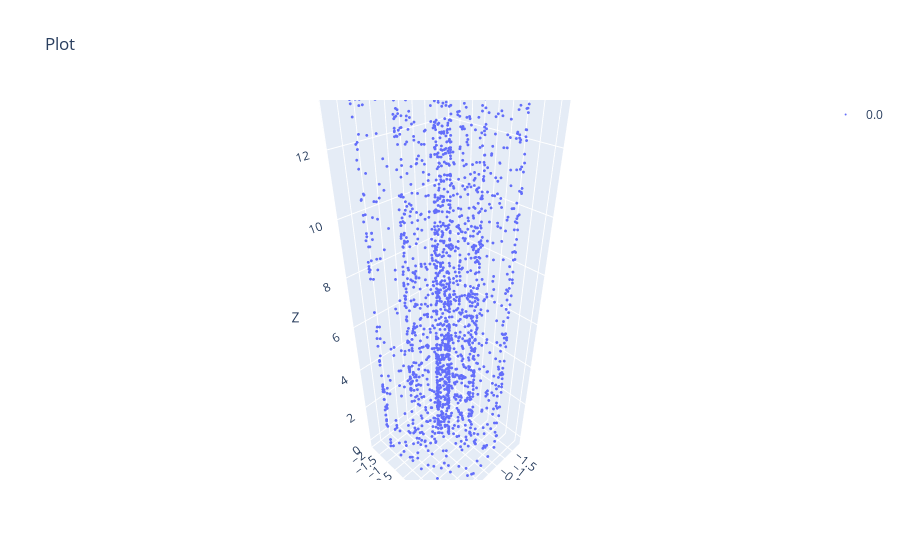

The notebook cell this image was saved under:
### Code cell
scatter(points)

### Figure 1 — Plotly figure (JSON) as saved in the notebook; plotly's stock layout.template omitted (floating-point values rounded to 4 significant figures; data arrays with more than 128 entries replaced by an {"elided": "..."} marker saying what was removed)
{"data": [{"marker": {"color": 0, "colorscale": [[0, "#440154"], [0.1111, "#482878"], [0.2222, "#3e4989"], [0.3333, "#31688e"], [0.4444, "#26828e"], [0.5556, "#1f9e89"], [0.6667, "#35b779"], [0.7778, "#6ece58"], [0.8889, "#b5de2b"], [1, "#fde725"]], "opacity": 1, "size": 1}, "mode": "markers", "name": "0.0", "type": "scatter3d", "x": {"elided": "2000 float values"}, "y": {"elided": "2000 float values"}, "z": {"elided": "2000 float values"}}], "layout": {"scene": {"xaxis": {"title": {"text": "X"}}, "yaxis": {"title": {"text": "Y"}}, "zaxis": {"title": {"text": "Z"}}}, "showlegend": true, "title": {"text": "Plot"}}}
